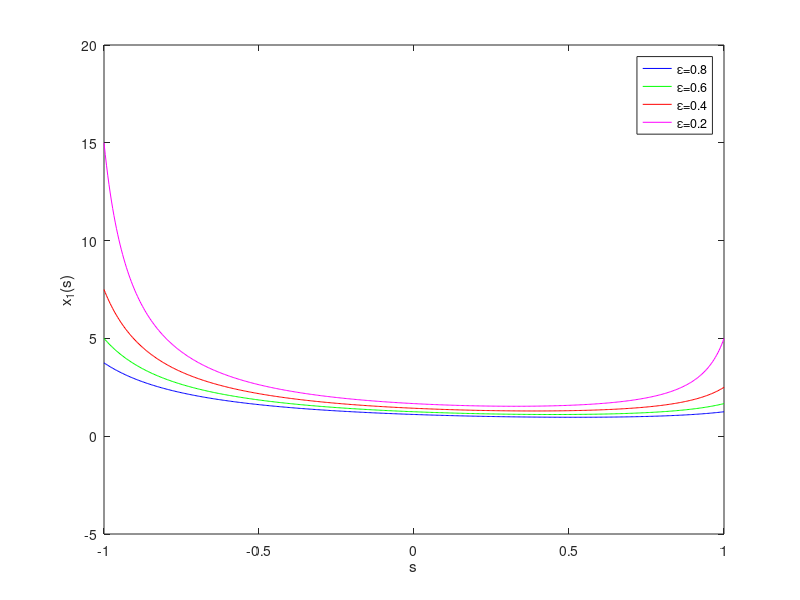
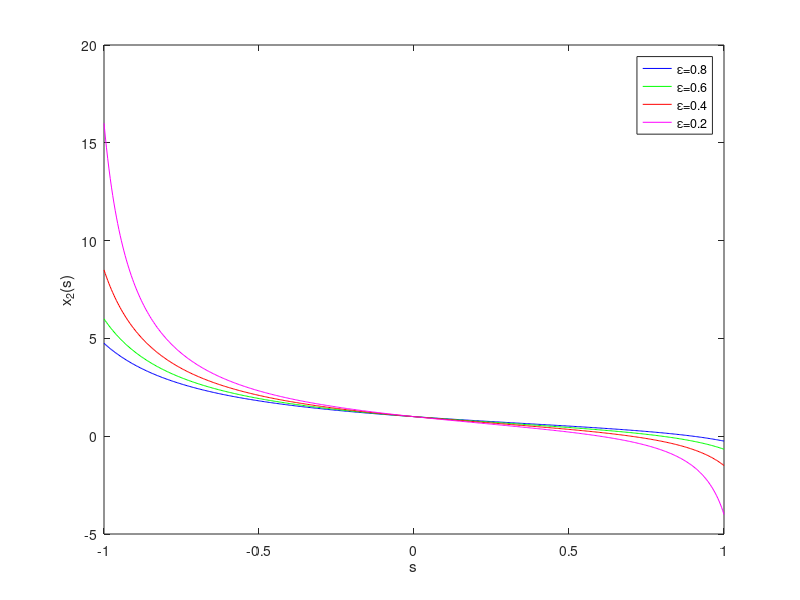

MATLAB code for these plots, in order: (Note: this script raises an error after producing the figures.)
%% A 2x2 Parameterized Matrix Equation
% This demo constructs and solves a simple parameterized matrix equation
% with a parameterized matrix of size 2x2. Given $\varepsilon>0$, consider
% the functions $x_1(s)$ and $x_2(s)$ defined on $s\in[-1,1]$ that satisfy
%
% $$ \left[\begin{array}{cc} 1+\varepsilon & s\\ s &
% 1\end{array}\right]\left[\begin{array}{c} x_1(s)\\
% x_2(s)\end{array}\right] = \left[\begin{array}{c} 2\\ 1\end{array}\right]
% $$
%
% The true solutions are given by
%
% $$ x_1(s) = \frac{2-s}{1+\varepsilon-s^2},\qquad
% x_2(s)=\frac{1+\varepsilon-2s}{1+\varepsilon-s^2} $$
%
% Both of these functions have poles at $s=\pm\sqrt{1+\varepsilon}$, which
% implies that a polynomial approximation will require more terms as
% $\varepsilon$ goes to zero. See Constantine et al. (2010) for more
% details. 
%
% We will use the PMPack software to construct polynomial approximations to
% $x_1(s)$ and $x_2(s)$ for various values of $\varepsilon$. Since the
% parameterized matrix depends linearly on the parameter $s$, the
% univariate pseudospectral approximation is equivalent to the univariate
% spectral Galerkin approximation. However, for the sake of the demo, we
% include the syntax for both methods. 

%% The Solution
% We plot the solutions for various values of $\varepsilon$ followed a
% movie showing the convergence of the polynomial approximation to the true
% solution. 

x1 = @(t,e) (2-t)./(1+e-t.^2);
x2 = @(t,e) (1+e-2*t)./(1+e-t.^2);
ss = linspace(-1,1,500);

figure;
plot(ss,x1(ss,0.8),'b-',...
    ss,x1(ss,0.6),'g-',...
    ss,x1(ss,0.4),'r-',...
    ss,x1(ss,0.2),'m-');
legend('\epsilon=0.8','\epsilon=0.6','\epsilon=0.4',...
    '\epsilon=0.2','Location','NorthEast');
xlabel('s'); ylabel('x_1(s)');
ylim([-5 20]);

figure;
plot(ss,x2(ss,0.8),'b-',...
    ss,x2(ss,0.6),'g-',...
    ss,x2(ss,0.4),'r-',...
    ss,x2(ss,0.2),'m-');
legend('\epsilon=0.8','\epsilon=0.6','\epsilon=0.4',...
    '\epsilon=0.2','Location','NorthEast');
xlabel('s'); ylabel('x_2(s)');
ylim([-5 20]);

%% Pseudospectral Convergence Study
% We study the convergence of the pseudospectral approximation for various
% values of $\varepsilon$. We set a tolerance of 1e-6 and use the adaptive
% feature to determine the number of polynomial terms necessary to achieve
% an error smaller than the tolerance, where the error is computed as the
% relative error between successive approximations. 
%
% We also store the 2-norm of the vector of coefficients corresponding to
% each polynomial term. Theory tells us that this should behave like the
% approximation error, and we confirm this in the plots below.

epsilon = [0.8 0.6 0.4 0.2];
errors = cell(4,1);
coefficients = cell(4,1);
pTol = 1e-6;

for i=1:4
    P = twobytwo_func(epsilon(i)); % get an instance of the 2x2 problem
    iAb = P.solve;
    s = P.s;
    
    [X,errors{i}] = pseudospectral(iAb,s,'adapt','pTol',pTol);
    coefficients{i} = sqrt(sum(X.coefficients.^2));
end

%% Plot Pseudospectral Results
% We first plot the decay of the error for the different values of
% $\varepsilon$. We see clearly that the decay rate decreases as
% $\varepsilon$ gets smaller. 

figure;
semilogy(1:length(errors{1}),errors{1},'bx',...
    1:length(errors{2}),errors{2},'gs',...
    1:length(errors{3}),errors{3},'ro',...
    1:length(errors{4}),errors{4},'m.');
legend('\epsilon=0.8','\epsilon=0.6','\epsilon=0.4',...
    '\epsilon=0.2','Location','NorthEast');
xlabel('Order of Pseudospectral Expansion');
ylabel('Pseudospectral Error');
ylim([pTol 10]);    

%%
% We then plot the 2-norm of the coefficients associated with each basis 
% polynomial. As theory suggests, this behaves like the error.

figure;
semilogy(1:length(coefficients{1}),coefficients{1},'bx',...
    1:length(coefficients{2}),coefficients{2},'gs',...
    1:length(coefficients{3}),coefficients{3},'ro',...
    1:length(coefficients{4}),coefficients{4},'m.');
legend('\epsilon=0.8','\epsilon=0.6','\epsilon=0.4',...
    '\epsilon=0.2','Location','NorthEast');
xlabel('Order of Basis Polynomial');
ylabel('Magnitude of Pseudospectral Expansion Coefficient');
ylim([pTol 10]);

%% Observing Convergence
% We next show convergence of the polynomial approximation for $x_2(s)$
% with $\varepsilon=0.2$. We also plot the quadrature points where the
% polynomial interpolates the true solution.
%
% <<convergence.gif>>


%% Spectral Galerkin Convergence Study
% We repeat the above convergence study with the spectral Galerkin method
% to demonstrate the interface for the code. 

epsilon = [0.8 0.6 0.4 0.2];
errors = cell(4,1);
coefficients = cell(4,1);
pTol = 1e-6;

for i=1:4
    P = twobytwo_func(epsilon(i)); % get an instance of the 2x2 problem
    A = P.A;
    b = P.b;
    s = P.s;
    
    [X,errors{i}] = spectral_galerkin(A,b,s,'adapt','pTol',pTol);
    coefficients{i} = sqrt(sum(X.coefficients.^2));
end

%% Plot Spectral Galerkin Results
% We generate the same plots for the Galerkin approximation as we did for
% pseudospectral approximation. No surprises here -- the approximations
% behave identically. This plots the error in the polynomial approximation.

figure;
semilogy(1:length(errors{1}),errors{1},'bx',...
    1:length(errors{2}),errors{2},'gs',...
    1:length(errors{3}),errors{3},'ro',...
    1:length(errors{4}),errors{4},'m.');
legend('\epsilon=0.8','\epsilon=0.6','\epsilon=0.4',...
    '\epsilon=0.2','Location','NorthEast');
xlabel('Order of Galerkin Polynomial Expansion');
ylabel('Galerkin Error');
ylim([pTol 10]);    

%%
% This plots the 2-norm of the magnitude of the coefficients of the
% Galerkin expansion.

figure;
semilogy(1:length(coefficients{1}),coefficients{1},'bx',...
    1:length(coefficients{2}),coefficients{2},'gs',...
    1:length(coefficients{3}),coefficients{3},'ro',...
    1:length(coefficients{4}),coefficients{4},'m.');
legend('\epsilon=0.8','\epsilon=0.6','\epsilon=0.4',...
    '\epsilon=0.2','Location','NorthEast');
xlabel('Order of Basis Polynomial');
ylabel('Magnitude of Galerin Expansion Coefficient');
ylim([pTol 10]);
